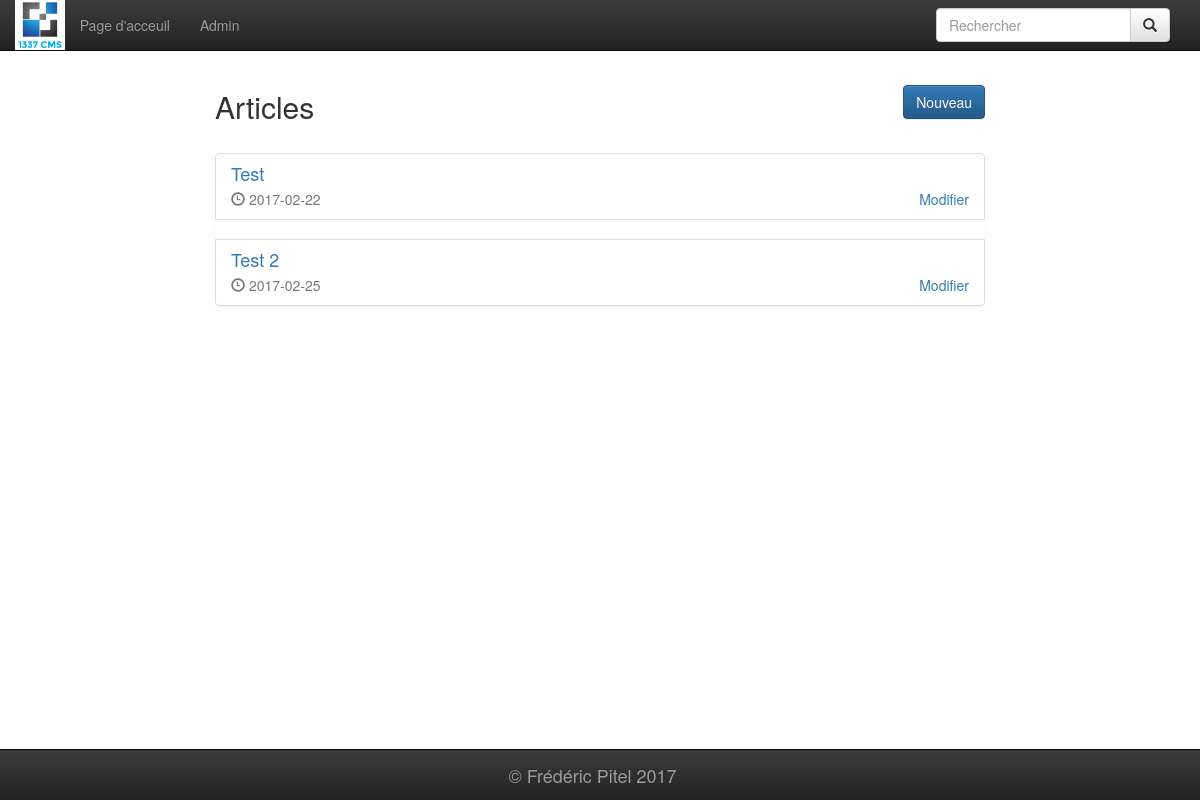
/admin, run on an earlier commit of the app's database.
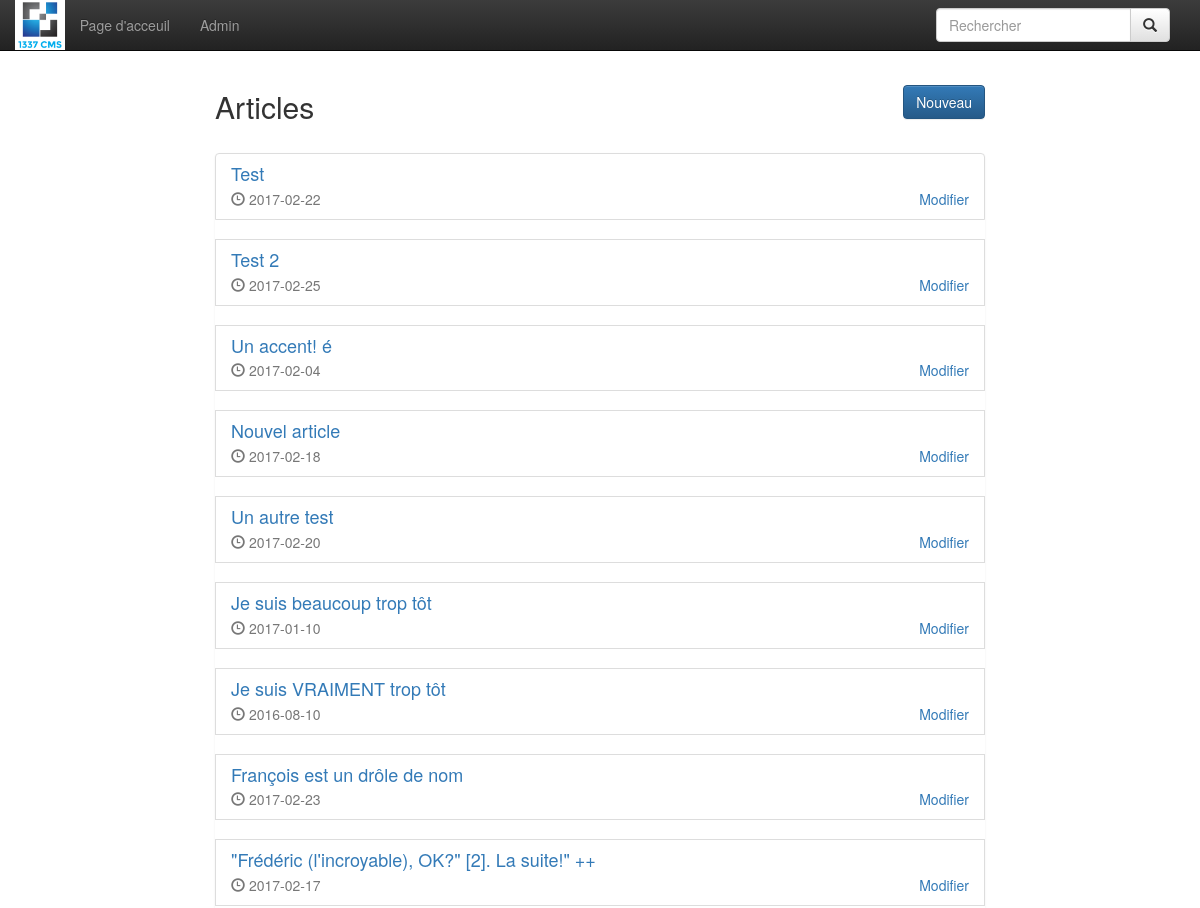
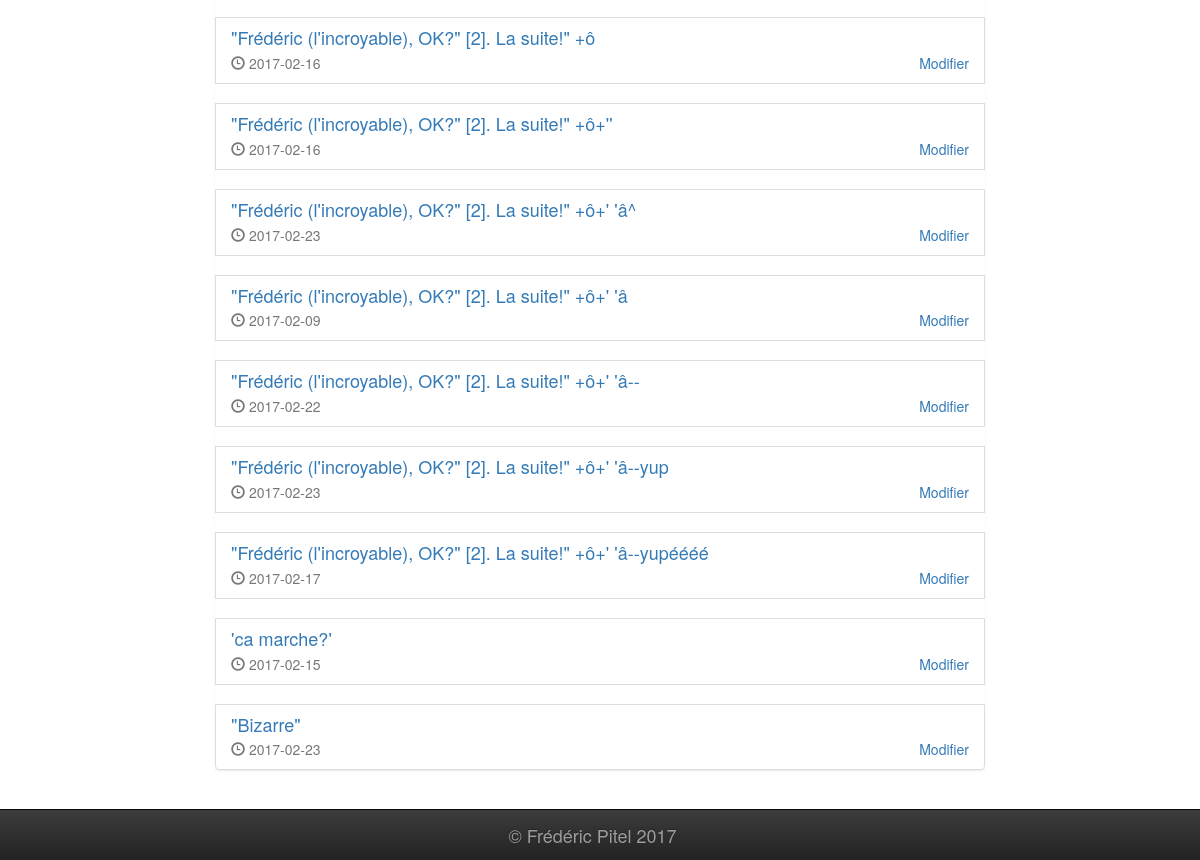
And on a later commit of the database (2 pictures, top to bottom).
### tables this page shows
CREATE TABLE article (
  id integer primary key,
  titre varchar(100),
  identifiant varchar(50),
  auteur varchar(100),
  date_publication text,
  paragraphe varchar(500)
);

### index.py (the view)
@app.route('/admin')
def admin():
    articles = get_db().get_all_articles()
    return render_template('admin.html',
                           articles=articles)

### database.py (called while the page is built)
    def get_connection(self):
        if self.connection is None:
            self.connection = sqlite3.connect(PATH_TO_DB)
        return self.connection

    def disconnect(self):
        if self.connection is not None:
            self.connection.close()

    def get_all_articles(self):
        cursor = self.get_connection().cursor()
        cursor.execute("SELECT * FROM article;")
        return [Article(row) for row in cursor.fetchall()]

### index.py (called while the page is built)
def get_db():
    db = getattr(g, '_database', None)
    if db is None:
        g._database = Database()
    return g._database

@app.teardown_appcontext
def close_connection(exception):
    db = getattr(g, '_database', None)
    if db is not None:
        db.disconnect()

### templates/admin.html
{% extends "wrapper.html" %}
{% block content %}
    <div class="row vertical-center">
        <h2 class="col-md-6">Articles</h2>
        <div class="col-md-6 text-right">
            <a href="/admin_nouveau" type="submit" class="btn btn-primary">Nouveau</a>
        </div>
    </div><br/>
    {% if not articles %}
        <h3>Aucun article.</h3>
    {% else %}
        <ul class="list-group">
            {% for article in articles %}
                <li class="list-group-item">
                    <h4 class="list-group-item-heading"><a href="/article/{{ article.identifiant }}" class="list-group-item-heading">{{ article.titre }}</a></h4>
                    <div class="row text-muted">
                        <div class="col-md-6"><span class="glyphicon glyphicon-time"></span> {{ article.date }}</div>
                        <a href="/modifier/{{ article.identifiant }}" class="col-md-6 text-right">Modifier</a>
                    </div>
                </li>
                {% if not loop.last %}
                    <br/>
                {% endif %}
            {% endfor %}
        </ul>
    {% endif %}
{% endblock %}

### templates/wrapper.html (shortened to what this page needs)
<!DOCTYPE html>
<html lang="fr">
    <head>
        <link href="/css/tp1.css" rel="stylesheet" />
        <link href="/bootstrap/css/bootstrap.min.css" rel="stylesheet">
        <link href="/bootstrap/css/bootstrap-theme.min.css" rel="stylesheet" />
    </head>
    <body>
        <header class="navbar navbar-inverse navbar-fixed-top">
            <div class="container">
                <nav>
                    <a href="/" class="navbar-brand" style="padding:0"><img src="/image/logo.png"/></a>
                    <ul class="nav navbar-nav">
                        <li><a href="/">Page d'acceuil</a></li>
                        <li><a href="/admin">Admin</a></li>
                    </ul>
                    <form class="navbar-form navbar-right" action="/rechercher" method="GET">
                        <div class="input-group">
                            <input type="text" class="form-control" placeholder="Rechercher" name="recherche">
                            <div class="input-group-btn">
                                <button class="btn btn-default" type="submit"><i class="glyphicon glyphicon-search"></i></button>
                            </div>
                        </div>
                    </form>
                </nav>
            </div>
        </header>
        <article style="margin-top:5em;margin-bottom:5em;">
            <div class="container-fluid">
                <div class="row">
                    <div class="col-md-8 col-md-offset-2">
                        {% block content %}{% endblock %}
                    </div>
                </div>
            </div>
        </article>
        <footer class="navbar navbar-inverse navbar-fixed-bottom">
            <div class="container text-center">
                <nav>
                    <div class="navbar-brand" style="float: none;">&copy; Frédéric Pitel 2017</div>
                </nav>
            </div>
        </footer>
    </body>
</html>

### static/css/tp1.css (style rules this page uses)
.vertical-center { display: flex; align-items: center; }
.navbar img { height: 50px; }

What changed in the data, as far as the page shows it:
added article: titre "Un accent! é", date "2017-02-04"
added article: titre "Nouvel article", date "2017-02-18"
added article: titre "Un autre test", date "2017-02-20"
added article: titre "Je suis beaucoup trop tôt", date "2017-01-10"
added article: titre "Je suis VRAIMENT trop tôt", date "2016-08-10"
added article: titre "François est un drôle de nom", date "2017-02-23"
added article: titre "\"Frédéric (l'incroyable), OK?\" [2]. La suite!\" ++", date "2017-02-17"
added article: titre "\"Frédéric (l'incroyable), OK?\" [2]. La suite!\" +ô", date "2017-02-16"
added article: titre "\"Frédéric (l'incroyable), OK?\" [2]. La suite!\" +ô+''", date "2017-02-16"
added article: titre "\"Frédéric (l'incroyable), OK?\" [2]. La suite!\" +ô+' 'â^", date "2017-02-23"
added article: titre "\"Frédéric (l'incroyable), OK?\" [2]. La suite!\" +ô+' 'â", date "2017-02-09"
added article: titre "\"Frédéric (l'incroyable), OK?\" [2]. La suite!\" +ô+' 'â--", date "2017-02-22"
added article: titre "\"Frédéric (l'incroyable), OK?\" [2]. La suite!\" +ô+' 'â--yup", date "2017-02-23"
added article: titre "\"Frédéric (l'incroyable), OK?\" [2]. La suite!\" +ô+' 'â--yupéééé", date "2017-02-17"
added article: titre "'ca marche?'", date "2017-02-15"
added article: titre "\"Bizarre\"", date "2017-02-23"
